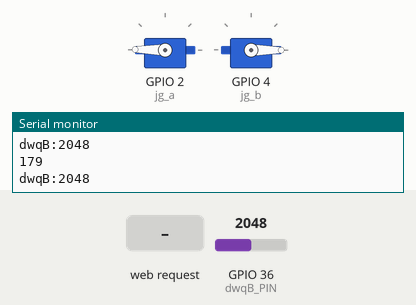
Recording of a sketch running on a simulated ESP32. Parts: 2 × servo, the last lines printed to the serial monitor. The test bench sets the inputs (shaded band); at power-on: GPIO 36 (dwqB_PIN) = 2048.

Above: at 1.2 s.
1.3 s: GPIO 36 (dwqB_PIN) set to 2866
At 1.9 s:
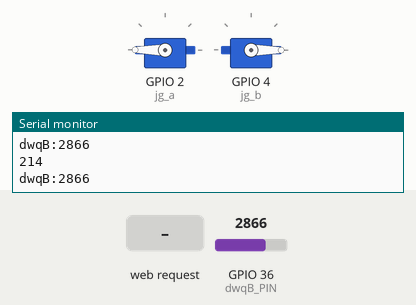
2.8 s: GPIO 36 (dwqB_PIN) set to 1228
At 3.4 s:
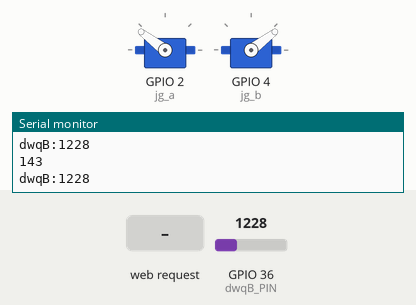
4.3 s: HTTP request GET /?number=120 received
At 5.0 s:
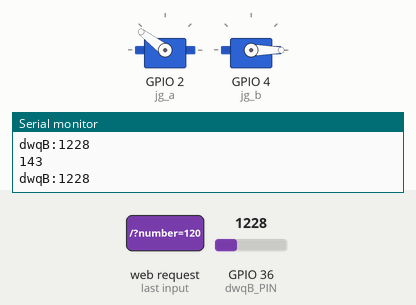
5.8 s: GPIO 36 (dwqB_PIN) set to 491
At 6.5 s:
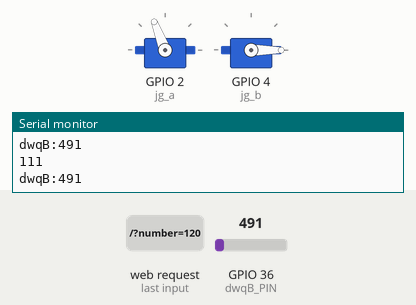
7.3 s: HTTP request GET / received
At 8.0 s:
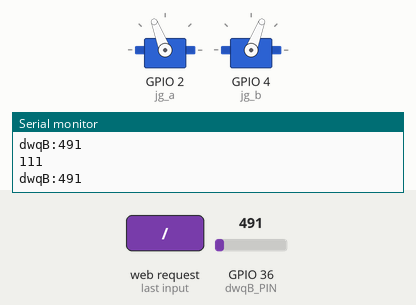
8.8 s: GPIO 36 (dwqB_PIN) set to 0
At 10.0 s:
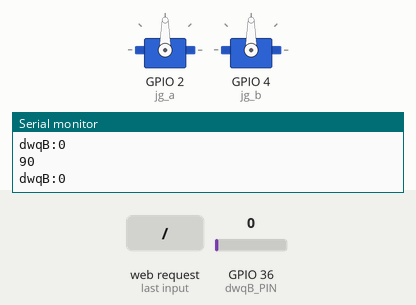
Timing chart, 0 to 11.3 s (numbered marks = the images above; inputs shaded):
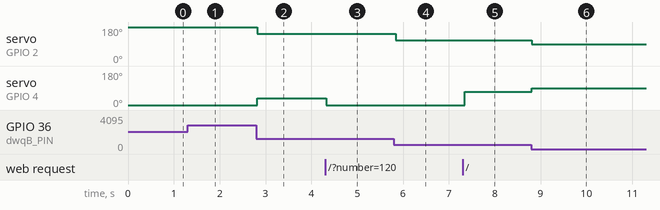

The sketch:

C_HTML.ino
```cpp
#include <WiFi.h>
#include <WebServer.h>
#include <ESP32Servo.h>
Servo jg1;
Servo jg2;
int jg_a = 2;
int jg_b = 4;
int dwqB_PIN = A0;

const char* ssid = "EPS32多功能演示仪C主板";
const char* password = "58565858";

WebServer server(80);

void handle_root() {
    String html = R"rawliteral(
        <!DOCTYPE html>
        <html>
          <head>
            <meta charset="utf-8">
            <style>html{text-align: center;background-color: bisque;}</style>
        </head>
        <body>
        <h1>ESP32 multi-function presenter background debugging interface</h1>
        <h2>C motherboard</h2>
        <br>
        <br>
        <br>
        <form action="/submit" method="post">
            Servo precision tuning(-
            ): <input type="number" name="number">
            <input type="submit" value="Submit">
        </form>
        </body>
        </html>
    )rawliteral";
    server.send(200, "text/html", html);
}

void handle_submit() {
    int number = server.arg("number").toInt();
    String response = "You entered: " + String(number);
    server.send(200, "text/plain", response);
}

void setup() {
    Serial.begin(115200);
    WiFi.softAP(ssid, password);
    server.on("/", handle_root);
    server.on("/submit", handle_submit);
    server.begin();
    Serial.println("HTTP server started");
    jg1.attach(jg_a);
    jg2.attach(jg_b);
}

void loop() {
    server.handleClient();
    int dwqB = analogRead(dwqB_PIN);
    int dwqA3 = map(dwqB,0,2047,90,179);
    int dwqA3_2 = map(dwqB,0,2047,90,0);
    int dwqA3_3 = dwqA3_2-(server.arg("number").toInt());
    Serial.println(dwqA3);
    Serial.println();
    Serial.printf("dwqB:%d",dwqB);
    Serial.println();
    jg1.write(dwqA3);
    jg2.write(dwqA3_3);
    delay(50);
}
```

Measured:
- after the input at 1.3 s, servo on GPIO 2 (jg_a): 179° → 180° at once
- after the input at 2.8 s, servo on GPIO 2 (jg_a): 180° → 143° at once; servo on GPIO 4 (jg_b): 0° → 37° at once
- after the input at 4.3 s, servo on GPIO 4 (jg_b): 37° → 0° at once
- after the input at 5.8 s, servo on GPIO 2 (jg_a): 143° → 111° at once
- after the input at 7.3 s, servo on GPIO 4 (jg_b): 0° → 69° after 0.05 s
- after the input at 8.8 s, servo on GPIO 2 (jg_a): 111° → 90° at once; servo on GPIO 4 (jg_b): 69° → 90° at once
